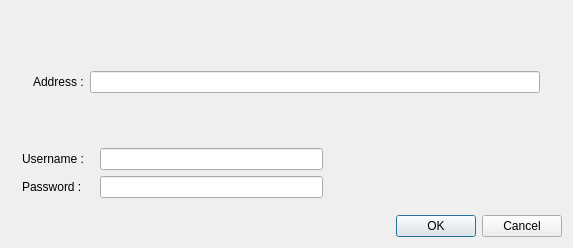
<?xml version="1.0" encoding="UTF-8"?>
<ui version="4.0">
 <class>NewDownloadUrlWidget</class>
 <widget class="QWidget" name="NewDownloadUrlWidget">
  <property name="geometry">
   <rect>
    <x>0</x>
    <y>0</y>
    <width>573</width>
    <height>248</height>
   </rect>
  </property>
  <layout class="QGridLayout" name="gridLayout">
   <item row="1" column="1">
    <widget class="QDialogButtonBox" name="buttonBox">
     <property name="standardButtons">
      <set>QDialogButtonBox::Cancel|QDialogButtonBox::Ok</set>
     </property>
    </widget>
   </item>
   <item row="0" column="0" colspan="2">
    <widget class="QWidget" name="widget" native="true">
     <layout class="QGridLayout" name="gridLayout_2">
      <item row="1" column="2">
       <widget class="QLineEdit" name="lineEdit"/>
      </item>
      <item row="2" column="0">
       <widget class="QLabel" name="label_2">
        <property name="text">
         <string>Password : </string>
        </property>
       </widget>
      </item>
      <item row="2" column="3">
       <spacer name="horizontalSpacer_2">
        <property name="orientation">
         <enum>Qt::Horizontal</enum>
        </property>
        <property name="sizeHint" stdset="0">
         <size>
          <width>40</width>
          <height>20</height>
         </size>
        </property>
       </spacer>
      </item>
      <item row="1" column="3">
       <spacer name="horizontalSpacer">
        <property name="orientation">
         <enum>Qt::Horizontal</enum>
        </property>
        <property name="sizeHint" stdset="0">
         <size>
          <width>40</width>
          <height>20</height>
         </size>
        </property>
       </spacer>
      </item>
      <item row="2" column="2">
       <widget class="QLineEdit" name="lineEdit_2"/>
      </item>
      <item row="1" column="0">
       <widget class="QLabel" name="label_3">
        <property name="text">
         <string>Username : </string>
        </property>
       </widget>
      </item>
      <item row="0" column="0" colspan="4">
       <widget class="QWidget" name="widget_2" native="true">
        <layout class="QGridLayout" name="gridLayout_3">
         <item row="0" column="0">
          <widget class="QLabel" name="label">
           <property name="text">
            <string>Address :</string>
           </property>
          </widget>
         </item>
         <item row="0" column="1">
          <widget class="QLineEdit" name="Url_lineEdit"/>
         </item>
        </layout>
       </widget>
      </item>
     </layout>
    </widget>
   </item>
  </layout>
 </widget>
 <layoutdefault spacing="6" margin="11"/>
 <resources/>
 <connections/>
</ui>
